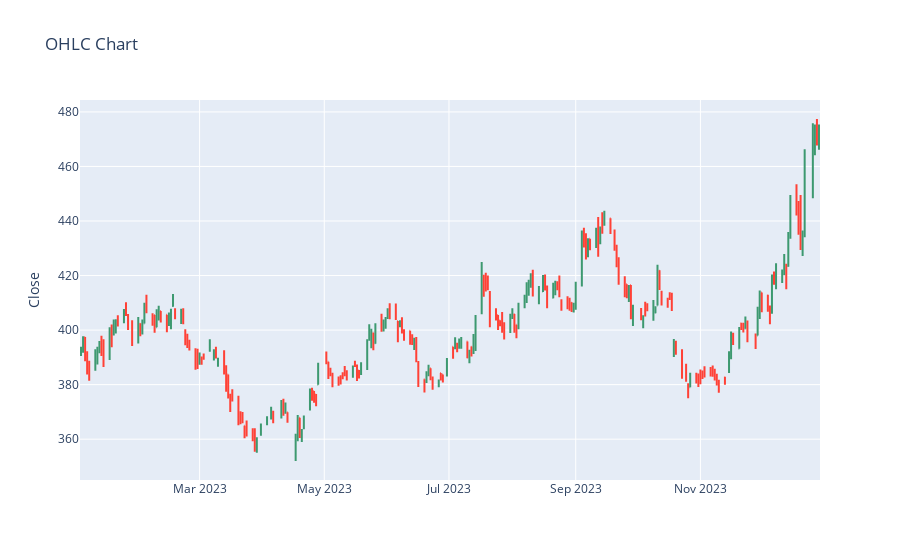
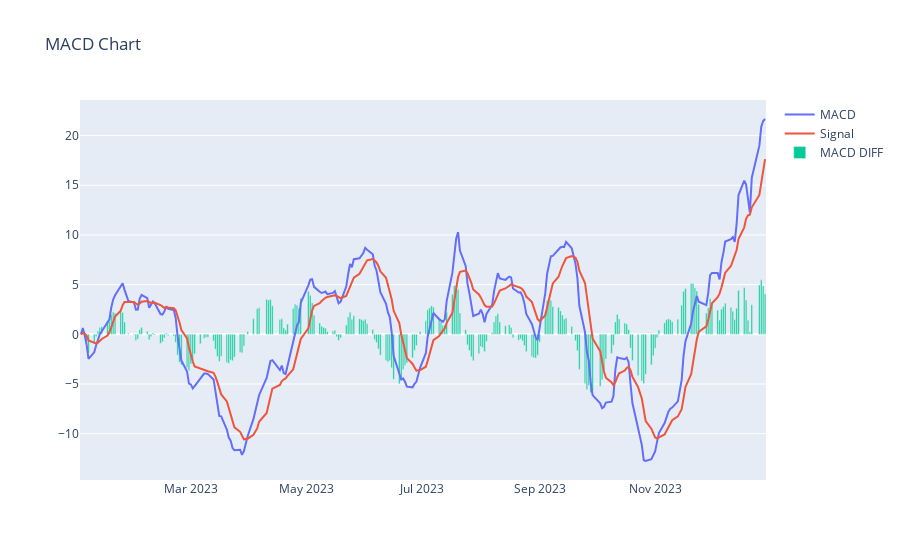

The code cell stored with these charts, in order, in its notebook:
### Markdown cell above
# MACD Indicator

Interpreting the MACD (Moving Average Convergence Divergence) result involves understanding the relationship between the MACD line, the signal line.

When the MACD line crosses above the signal line, it indicates a bullish signal or buying opportunity. Conversely, when the MACD line crosses below the signal line, it signals a bearish trend or selling opportunity.

### Code cell
# function to plot OHLC vs MACD
fn.macd_chart(dataframe=df,fast=7,slow=21,timeframe=9,feature1='Close',feature2='macd',feature3='signal')

### Figure 1 — Plotly figure (JSON) as saved in the notebook; plotly's stock layout.template omitted (floating-point values rounded to 4 significant figures; data arrays with more than 128 entries replaced by an {"elided": "..."} marker saying what was removed)
{"data": [{"close": {"elided": "245 float values"}, "high": {"elided": "245 float values"}, "low": {"elided": "245 float values"}, "open": {"elided": "245 float values"}, "type": "ohlc", "x": {"elided": "245 str values"}}], "layout": {"title": {"text": "OHLC Chart"}, "xaxis": {"rangeslider": {"visible": false}}, "yaxis": {"title": {"text": "Close"}}}}

### Figure 2 — Plotly figure (JSON) as saved in the notebook; plotly's stock layout.template omitted (floating-point values rounded to 4 significant figures; data arrays with more than 128 entries replaced by an {"elided": "..."} marker saying what was removed)
{"data": [{"mode": "lines", "name": "MACD", "type": "scatter", "x": {"elided": "245 str values"}, "y": {"elided": "245 float values"}}, {"mode": "lines", "name": "Signal", "type": "scatter", "x": {"elided": "245 str values"}, "y": {"elided": "245 float values"}}, {"name": "MACD DIFF", "type": "bar", "x": {"elided": "245 str values"}, "y": {"elided": "245 float values"}}], "layout": {"title": {"text": "MACD Chart"}}}
